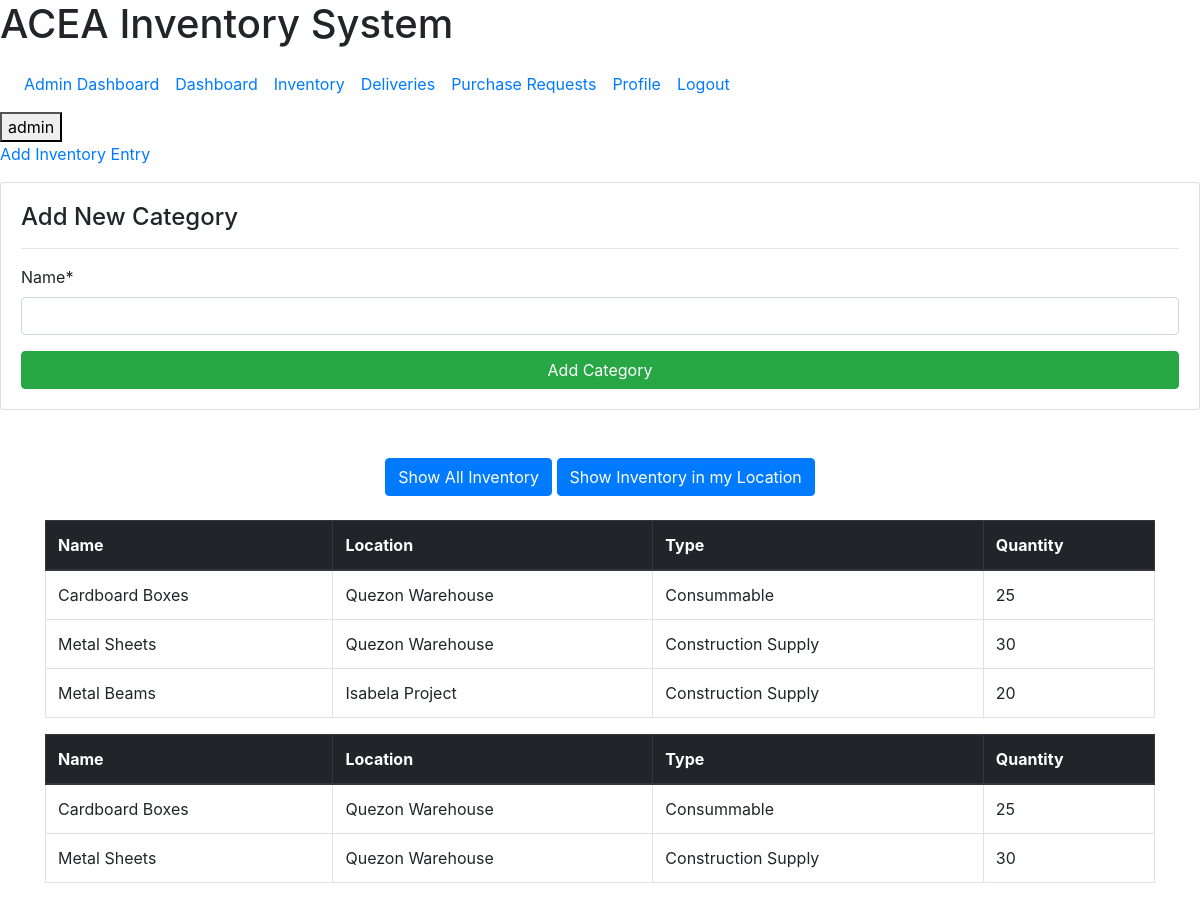
The app's page /inventory/ (signed in), older data.
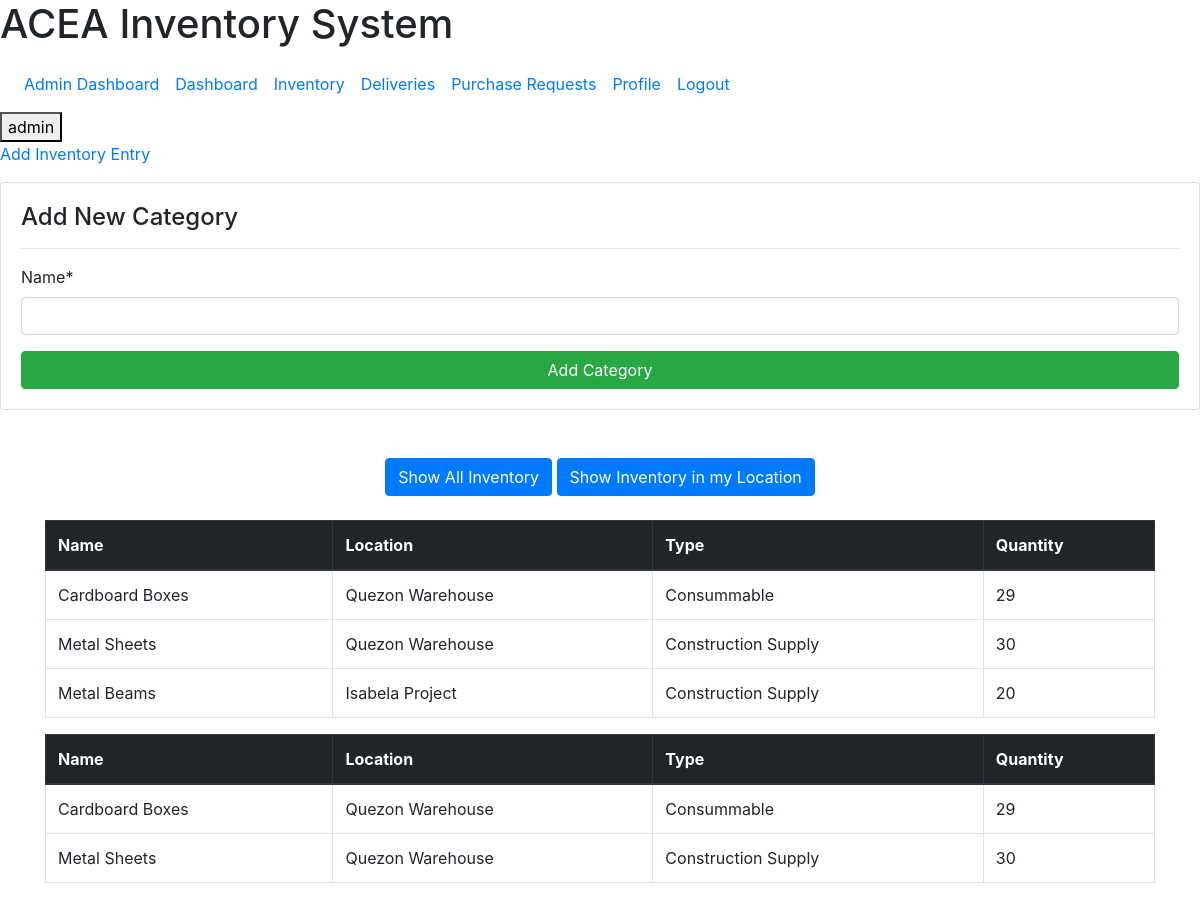
The same page, newer data.
### dashboard/models.py (models this page shows, shortened)
class Inventory(models.Model):
    name = models.CharField(max_length=100, null=True)
    type = models.ForeignKey(Type, on_delete=models.CASCADE, null=True)
    location = models.ForeignKey(Location, on_delete=models.CASCADE, null=True)
    quantity = models.PositiveIntegerField(null=True)
    class Meta:
        constraints = [
                models.UniqueConstraint(fields=["name", "location"], name='Location Instance'),
        ]
        verbose_name_plural = 'Inventory Items'

class Location(models.Model):
    name = models.CharField(max_length=100, null=True)
    def __str__(self):
        return f'{self.name}'

class Type(models.Model):
    name = models.CharField(max_length=100, null=True)
    def __str__(self):
        return f'{self.name}'

### dashboard/views.py (the view, shortened to what this page needs)
# urls.py: path('inventory/', views.inventoryView.as_view(), name='dashboard-inventory'),
class inventoryView(LoginRequiredMixin, View):
    template_name = 'dashboard/inventory.html'
    def get_context_data(self, **kwargs):
        inventory = Inventory.objects.all
        kwargs['inventory'] = inventory
        filteredInventory = inventory = Inventory.objects.filter(location=self.request.user.userprofile.location)
        kwargs['filteredInventory'] = filteredInventory
        if 'inventory_form' not in kwargs:
            kwargs['inventory_form'] = InventoryForm()
        if 'category_form' not in kwargs:
            kwargs['category_form'] = CategoryForm()
        return kwargs
    def get(self, request, *args, **kwargs):
        return render(request, self.template_name, self.get_context_data())

### dashboard/forms.py
class InventoryForm(forms.ModelForm):
    class Meta:         # meta takes at least 2 parameters
        abstract = True
        model = Inventory
        fields = ['name', 'location', 'type', 'quantity',]

class CategoryForm(forms.ModelForm):
    class Meta:         # meta takes at least 2 parameters
        model = Type
        fields = ['name',]

### templates/templatetags/auth_extras.py (called while the page is built)
@register.filter(name='has_group')
def has_group(user, group_name):
    group = Group.objects.get(name=group_name)
    return True if group in user.groups.all() else False

### templates/dashboard/inventory.html (shortened to what this page needs)
{%extends 'partials/base.html'%}
{% load crispy_forms_tags %}
{% block content %}
<div class="form-card">
    <p>
        <a class="button-5" data-toggle="collapse" href="#collapseForm" role="button" aria-expanded="false" aria-controls="collapseForm">
            Add Inventory Entry
        </a>
    </p>
</div>
<div class="card card-body">
    <div class="content-header">
        <h4>Add New Category</h4>
        <hr>
    </div>
        <form method="POST">
            {{ category_form|crispy }}
            <input class="btn btn-success btn-block" type="submit" value="Add Category" name="category">
        </form>
</div>
<div class="container py-5">
    <div class="text-center mb-4">
        <button class="btn btn-primary" id="unfiltered-btn">Show All Inventory</button>
        <button class="btn btn-primary" id="filtered-btn">Show Inventory in my Location</button>
    </div>
    <div id="unfiltered-container">
        <table id="unfiltered-table" class="table table-bordered table-hover">
            <thead class="thead-dark">
                <tr>
                    <th scope="col" id="name-header">Name</th>
                    <th scope="col" id="location-header">Location</th>
                    <th scope="col" id="type-header">Type</th>
                    <th scope="col" id="quantity-header">Quantity</th>
                </tr>
            </thead>
            <tbody>
                {% for item in inventory %}
                <tr>
                    <td>{{ item.name }}</td>
                    <td>{{ item.location }}</td>
                    <td>{{ item.type }}</td>
                    <td>{{ item.quantity }}</td>
                </tr>
                {% endfor %}
            </tbody>
        </table>
    </div>
    <div id="filtered-container">
        <table id="filtered-table" class="table table-bordered table-hover">
            <thead class="thead-dark">
                <tr>
                    <th scope="col">Name</th>
                    <th scope="col">Location</th>
                    <th scope="col">Type</th>
                    <th scope="col">Quantity</th>
                </tr>
            </thead>
            <tbody>
                {% for item in filteredInventory %}
                <tr>
                    <td>{{ item.name }}</td>
                    <td>{{ item.location }}</td>
                    <td>{{ item.type }}</td>
                    <td>{{ item.quantity }}</td>
                </tr>
                {% endfor %}
            </tbody>
        </table>
    </div>
</div>
{% endblock %}
{% block js %}
        <link rel="stylesheet" type="text/css" href="https://cdn.datatables.net/v/dt/jszip-2.5.0/dt-1.10.18/af-2.3.0/b-1.5.2/b-colvis-1.5.2/b-flash-1.5.2/b-html5-1.5.2/b-print-1.5.2/cr-1.5.0/fh-3.1.4/r-2.2.2/datatables.min.css"/>
{% endblock %}

Row changes from the older to the newer data that the page shows:
changed Inventory "Cardboard Boxes": quantity "25" → "29"
